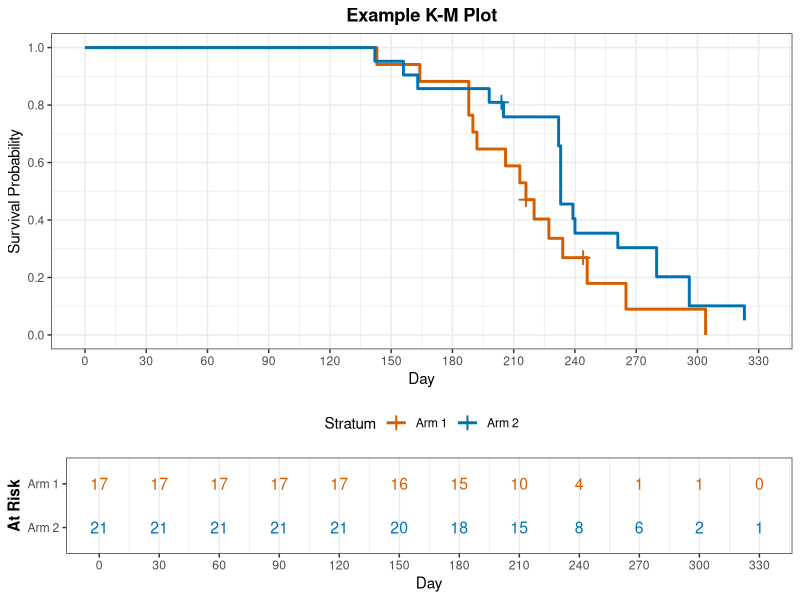

Write the R code that produced this figure.
# P040_kmplot.sas translation to R
# Example K-M Plot - PROC LIFETEST plots=survival (atrisk=0 to 330 by 30)
# time day*censor(1); strata arm (SAS code has typo "srata arm" - intent is STRATA arm)
# Outputs: P040_f_kmplot.png + plotdata csv, P040_f_kmplot.txt + P040_f_kmplot.csv

out <- Sys.getenv("OUT_DIR")
if (is.na(out) || out == "") out <- getwd()
dir.create(out, showWarnings = FALSE, recursive = TRUE)

suppressPackageStartupMessages({
  library(survival)
  library(ggplot2)
  library(dplyr)
  library(grid)
})

cat("P040 start\n")

# SAS round half away from zero helper (for display formatting)
round_half_up <- function(x, digits = 0) {
  if (!is.numeric(x)) return(x)
  mult <- 10^digits
  sign(x) * floor(abs(x) * mult + 0.5 + 1e-10) / mult
}
fmt4 <- function(x) {
  ifelse(is.na(x), "", sprintf("%.4f", round_half_up(x, 4)))
}
fmt2 <- function(x) {
  ifelse(is.na(x), "", sprintf("%.2f", round_half_up(x, 2)))
}
fmt1 <- function(x) {
  ifelse(is.na(x), "", sprintf("%.1f", round_half_up(x, 1)))
}

# ---- data one ; length arm $8 ; ----
arm1_events <- c(143,164,188,188,190,192,206,213,216,220,227.230,234,246,265,304)
arm1_cens   <- c(216,244)
arm2_events <- c(142,156,163,198,205,232,232,233,233,233,233,239,240,261,280,280,296,296,323)
arm2_cens   <- c(204,344)

one <- data.frame(
  arm    = c(rep("Arm 1", length(arm1_events) + length(arm1_cens)),
             rep("Arm 2", length(arm2_events) + length(arm2_cens))),
  day    = c(arm1_events, arm1_cens, arm2_events, arm2_cens),
  censor = c(rep(0, length(arm1_events)), rep(1, length(arm1_cens)),
             rep(0, length(arm2_events)), rep(1, length(arm2_cens))),
  stringsAsFactors = FALSE
)
one$event <- 1 - one$censor  # TIME day*censor(1): censor=1 is censored, event = 1-censor

# sort like SAS BY arm day (events before censored at same day for KM risk logic)
one <- one[order(one$arm, one$day, -one$event), , drop = FALSE]
rownames(one) <- NULL

# ---- PROC LIFETEST product-limit estimates (manual to match SAS) ----
compute_km <- function(d) {
  # d: data.frame for one arm with day, event (1=failed,0=censored)
  times <- sort(unique(d$day))
  n <- nrow(d)
  surv <- 1
  gsum <- 0
  out_list <- list()
  cum_failed <- 0
  for (t in times) {
    n_risk   <- sum(d$day >= t)
    n_event  <- sum(d$day == t & d$event == 1)
    n_censor <- sum(d$day == t & d$event == 0)
    cum_failed <- cum_failed + n_event
    if (n_risk > 0 && n_event > 0) {
      if (n_risk == n_event) {
        # if all at risk fail, survival goes to 0; Greenwood term undefined -> keep prior gsum
        surv <- surv * (1 - n_event / n_risk)
        # gsum not updated when n_risk - n_event == 0 (avoid div0), se = . when surv=0 handled below
      } else {
        surv <- surv * (1 - n_event / n_risk)
        gsum <- gsum + n_event / (n_risk * (n_risk - n_event))
      }
    } else {
      # censored-only time: survival unchanged
    }
    if (surv == 0) {
      se <- NA_real_
    } else {
      se <- surv * sqrt(gsum)
    }
    n_left <- n_risk - n_event - n_censor
    out_list[[length(out_list) + 1]] <- data.frame(
      DAY = t, SURVIVAL = surv, FAILURE = 1 - surv, STDERR = se,
      N_RISK = n_risk, N_EVENT = n_event, N_CENSOR = n_censor,
      N_FAILED = cum_failed, N_LEFT = n_left,
      stringsAsFactors = FALSE
    )
  }
  do.call(rbind, out_list)
}

arms <- sort(unique(one$arm))  # SAS character ordering: uppercase before lowercase; "Arm 1","Arm 2"
est_list <- list()
for (a in arms) {
  d <- one[one$arm == a, , drop = FALSE]
  e <- compute_km(d)
  e <- cbind(data.frame(ARM = a, stringsAsFactors = FALSE), e)
  est_list[[a]] <- e
}
estimates <- do.call(rbind, est_list)
rownames(estimates) <- NULL

# ---- Summary of censored / uncensored (SAS "Summary of the Number of Censored and Uncensored Values") ----
summ <- one %>%
  group_by(arm) %>%
  summarise(TOTAL = n(),
            FAILED = sum(event == 1),
            CENSORED = sum(event == 0),
            .groups = "drop") %>%
  mutate(PCT_CENSORED = ifelse(TOTAL > 0, 100 * CENSORED / TOTAL, NA_real_)) %>%
  arrange(arm)
colnames(summ) <- c("ARM","TOTAL","FAILED","CENSORED","PCT_CENSORED")

# ---- Quartile estimates (time at which survival <= 0.75 / 0.50 / 0.25) ----
get_quartile <- function(e, prob) {
  # prob = survival level: 0.75, 0.50, 0.25
  idx <- which(e$SURVIVAL <= prob)
  if (length(idx) == 0) return(NA_real_)
  e$DAY[min(idx)]
}
quart <- data.frame(ARM = character(0), Q25 = numeric(0), MEDIAN = numeric(0), Q75 = numeric(0),
                    stringsAsFactors = FALSE)
for (a in arms) {
  e <- estimates[estimates$ARM == a, , drop = FALSE]
  q75_time <- get_quartile(e, 0.75)  # 25% failure
  med_time <- get_quartile(e, 0.50)
  q25_time <- get_quartile(e, 0.25)  # 75% failure
  quart <- rbind(quart, data.frame(ARM = a, Q25 = q75_time, MEDIAN = med_time, Q75 = q25_time,
                                   stringsAsFactors = FALSE))
}

# ---- Test of equality over strata (log-rank) ----
sdiff <- survdiff(Surv(day, event) ~ arm, data = one)
# sdiff$n, sdiff$obs, sdiff$exp
chisq_lr <- as.numeric(sdiff$chisq)
df_lr <- length(sdiff$n) - 1
p_lr <- 1 - pchisq(chisq_lr, df_lr)

# ---- Number at risk 0 to 330 by 30 (plots=survival atrisk) ----
atrisk_times <- seq(0, 330, by = 30)
atrisk_mat <- sapply(arms, function(a) sapply(atrisk_times, function(t) sum(one$day[one$arm == a] >= t)))
colnames(atrisk_mat) <- arms
atrisk_df <- data.frame(TIME = atrisk_times, atrisk_mat, check.names = FALSE, stringsAsFactors = FALSE)
# long form for plotting
atrisk_long <- data.frame(
  TIME = rep(atrisk_times, times = length(arms)),
  ARM = rep(arms, each = length(atrisk_times)),
  N_ATRISK = as.vector(atrisk_mat),
  stringsAsFactors = FALSE
)

# ---- Survival step data for plot (include time 0, survival 1) ----
plot_step <- rbind(
  data.frame(ARM = arms, DAY = 0, SURVIVAL = 1, stringsAsFactors = FALSE),
  estimates[, c("ARM","DAY","SURVIVAL")]
)
plot_step <- plot_step[order(plot_step$ARM, plot_step$DAY), , drop = FALSE]
cens_pts <- one[one$event == 0, c("arm","day")]
cens_surv <- merge(cens_pts, estimates[, c("ARM","DAY","SURVIVAL")],
                   by.x = c("arm","day"), by.y = c("ARM","DAY"), all.x = TRUE)
# for censored times that coincide with event times, survival is post-event survival (correct for plot)
# for censored-only times, survival carried forward (already in estimates)

cat("KM computed\n")

# ---- Write CSV of table body (estimates) ----
estimates_csv <- estimates
colnames(estimates_csv) <- c("ARM","DAY","SURVIVAL","FAILURE","STDERR","N_RISK","N_EVENT","N_CENSOR","N_FAILED","N_LEFT")
write.csv(estimates_csv, file.path(out, "P040_f_kmplot.csv"), row.names = FALSE, na = "")

# ---- Write CSV of plotted data ----
# survival curve points + at-risk table combined in one file with record type
plotdata_surv <- plot_step
colnames(plotdata_surv) <- c("ARM","DAY","SURVIVAL")
plotdata_surv$TYPE <- "SURVIVAL"
plotdata_risk <- atrisk_long
colnames(plotdata_risk) <- c("DAY","ARM","SURVIVAL")
plotdata_risk$TYPE <- "ATRISK"
# align columns: ARM, DAY, SURVIVAL, TYPE
plotdata <- rbind(plotdata_surv[, c("ARM","DAY","SURVIVAL","TYPE")],
                  plotdata_risk[, c("ARM","DAY","SURVIVAL","TYPE")])
write.csv(plotdata, file.path(out, "P040_f_kmplot_plotdata.csv"), row.names = FALSE, na = "")

# ---- Write TXT rendering ----
txtfile <- file.path(out, "P040_f_kmplot.txt")
sink(txtfile)
cat("Example K-M Plot\n")
cat("PROC LIFETEST Product-Limit Survival Estimates  TIME day*CENSOR(1)  STRATA arm\n")
cat("\n")
cat("Summary of the Number of Censored and Uncensored Values\n")
cat(sprintf("%-10s %8s %8s %8s %12s\n", "Stratum", "Total", "Failed", "Censored", "PctCensored"))
for (i in seq_len(nrow(summ))) {
  cat(sprintf("%-10s %8d %8d %8d %12s\n",
              summ$ARM[i], summ$TOTAL[i], summ$FAILED[i], summ$CENSORED[i],
              fmt1(summ$PCT_CENSORED[i])))
}
cat("\n")
cat("Quartile Estimates (time at which survival <= level)\n")
cat(sprintf("%-10s %12s %12s %12s\n", "Stratum", "Q25(0.75)", "Median(0.50)", "Q75(0.25)"))
for (i in seq_len(nrow(quart))) {
  f <- function(v) ifelse(is.na(v), ".", sprintf("%g", v))
  cat(sprintf("%-10s %12s %12s %12s\n", quart$ARM[i], f(quart$Q25[i]), f(quart$MEDIAN[i]), f(quart$Q75[i])))
}
cat("\n")
cat("Product-Limit Survival Estimates\n")
cat(sprintf("%-10s %10s %10s %10s %10s %10s %10s\n",
            "Stratum", "Day", "Survival", "Failure", "StdErr", "NFailed", "NLeft"))
for (i in seq_len(nrow(estimates))) {
  day_str <- ifelse(estimates$DAY[i] == floor(estimates$DAY[i]),
                    sprintf("%d", as.integer(estimates$DAY[i])),
                    sprintf("%g", estimates$DAY[i]))
  # mark censored-only times with * like SAS (when N_EVENT==0 & N_CENSOR>0)
  mark <- ifelse(estimates$N_EVENT[i] == 0 & estimates$N_CENSOR[i] > 0, "*", " ")
  cat(sprintf("%-10s %9s%s %10s %10s %10s %10d %10d\n",
              estimates$ARM[i], day_str, mark,
              fmt4(estimates$SURVIVAL[i]), fmt4(estimates$FAILURE[i]), fmt4(estimates$STDERR[i]),
              estimates$N_FAILED[i], estimates$N_LEFT[i]))
}
cat("\n")
cat("Test of Equality over Strata (Log-Rank)\n")
cat(sprintf("%-12s %12s %6s %12s\n", "Test", "ChiSquare", "DF", "pValue"))
cat(sprintf("%-12s %12s %6d %12s\n", "Log-Rank", fmt4(chisq_lr), df_lr, fmt4(p_lr)))
cat("\n")
cat("Observed vs Expected (Log-Rank)\n")
cat(sprintf("%-10s %10s %10s\n", "Stratum", "Observed", "Expected"))
for (j in seq_along(sdiff$n)) {
  nm <- names(sdiff$n)[j]
  # names like "arm=Arm 1"
  nm <- sub(".*=", "", nm)
  cat(sprintf("%-10s %10d %10s\n", nm, as.integer(sdiff$obs[j]), fmt2(sdiff$exp[j])))
}
cat("\n")
cat("Number at Risk (0 to 330 by 30)\n")
cat(sprintf("%8s", "Day"))
for (a in arms) cat(sprintf(" %10s", a))
cat("\n")
for (k in seq_along(atrisk_times)) {
  cat(sprintf("%8d", atrisk_times[k]))
  for (a in arms) cat(sprintf(" %10d", atrisk_mat[k, a]))
  cat("\n")
}
cat("\n")
cat("Note: SAS program had 'srata arm' (typo for 'strata arm'); stratified by arm as intended.\n")
sink()

cat("TXT/CSV written\n")

# ---- Figure: KM plot with at-risk table ----
cols <- c("Arm 1" = "#D55E00", "Arm 2" = "#0072B2")

p_main <- ggplot(plot_step, aes(x = DAY, y = SURVIVAL, color = ARM, group = ARM)) +
  geom_step(linewidth = 1) +
  geom_point(data = cens_surv, aes(x = day, y = SURVIVAL, color = arm),
             shape = 3, size = 2.5, stroke = 1, inherit.aes = FALSE) +
  scale_x_continuous(breaks = atrisk_times, limits = c(0, 330)) +
  scale_y_continuous(breaks = seq(0, 1, by = 0.2), limits = c(0, 1)) +
  scale_color_manual(values = cols) +
  labs(title = "Example K-M Plot", x = "Day", y = "Survival Probability", color = "Stratum") +
  theme_bw() +
  theme(plot.title = element_text(hjust = 0.5, face = "bold"),
        legend.position = "bottom")

p_risk <- ggplot(atrisk_long, aes(x = TIME, y = ARM, label = N_ATRISK, color = ARM)) +
  geom_text(size = 4, show.legend = FALSE) +
  scale_x_continuous(breaks = atrisk_times, limits = c(0, 330)) +
  scale_y_discrete(limits = rev(arms)) +
  scale_color_manual(values = cols) +
  labs(x = "Day", y = "At Risk") +
  theme_bw() +
  theme(legend.position = "none",
        axis.title.y = element_text(face = "bold"),
        panel.grid.major.y = element_blank())

png(file.path(out, "P040_f_kmplot.png"), width = 1200, height = 800, res = 120)
grid.newpage()
pushViewport(viewport(layout = grid.layout(2, 1, heights = unit(c(3, 1), "null"))))
print(p_main, vp = viewport(layout.pos.row = 1, layout.pos.col = 1))
print(p_risk, vp = viewport(layout.pos.row = 2, layout.pos.col = 1))
dev.off()

cat("P040 done\n")
